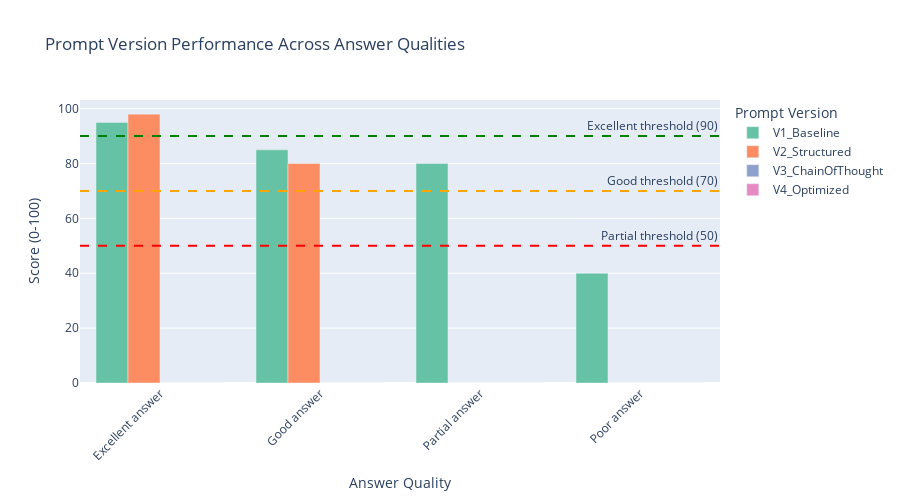

Notebook cell for this chart:
### Markdown cell above
# ============================================================
# CELL 12: Visualize Prompt Comparison
# ============================================================

### Code cell
# Create dataframe
comparison_df = pd.DataFrame(comparison_results)

# Create grouped bar chart
fig = px.bar(
    comparison_df,
    x="case",
    y="score",
    color="version",
    barmode="group",
    title="Prompt Version Performance Across Answer Qualities",
    labels={"case": "Answer Quality", "score": "Score (0-100)", "version": "Prompt Version"},
    color_discrete_sequence=px.colors.qualitative.Set2
)

# Add expected range annotations
fig.add_hline(y=90, line_dash="dash", line_color="green", 
              annotation_text="Excellent threshold (90)")
fig.add_hline(y=70, line_dash="dash", line_color="orange", 
              annotation_text="Good threshold (70)")
fig.add_hline(y=50, line_dash="dash", line_color="red", 
              annotation_text="Partial threshold (50)")

fig.update_layout(height=500, xaxis_tickangle=-45)
fig.show()

print("\n✅ Prompt comparison visualization complete")

# Calculate consistency metrics
consistency_by_version = comparison_df.groupby("version")["score"].agg(["mean", "std", "min", "max"])
consistency_by_version["range"] = consistency_by_version["max"] - consistency_by_version["min"]

print("\n" + "="*60)
print("CONSISTENCY METRICS BY PROMPT VERSION")
print("="*60)
print(consistency_by_version.round(2))

### Figure 1 — Plotly figure (JSON) as saved in the notebook; plotly's stock layout.template omitted (floating-point values rounded to 4 significant figures)
{"data": [{"alignmentgroup": "True", "hovertemplate": "Prompt Version=V1_Baseline<br>Answer Quality=%{x}<br>Score (0-100)=%{y}<extra></extra>", "legendgroup": "V1_Baseline", "marker": {"color": "rgb(102,194,165)", "pattern": {"shape": ""}}, "name": "V1_Baseline", "offsetgroup": "V1_Baseline", "orientation": "v", "showlegend": true, "textposition": "auto", "type": "bar", "x": ["Excellent answer", "Good answer", "Partial answer", "Poor answer"], "xaxis": "x", "y": [95, 85, 80, 40], "yaxis": "y"}, {"alignmentgroup": "True", "hovertemplate": "Prompt Version=V2_Structured<br>Answer Quality=%{x}<br>Score (0-100)=%{y}<extra></extra>", "legendgroup": "V2_Structured", "marker": {"color": "rgb(252,141,98)", "pattern": {"shape": ""}}, "name": "V2_Structured", "offsetgroup": "V2_Structured", "orientation": "v", "showlegend": true, "textposition": "auto", "type": "bar", "x": ["Excellent answer", "Good answer", "Partial answer", "Poor answer"], "xaxis": "x", "y": [98, 80, 0, 0], "yaxis": "y"}, {"alignmentgroup": "True", "hovertemplate": "Prompt Version=V3_ChainOfThought<br>Answer Quality=%{x}<br>Score (0-100)=%{y}<extra></extra>", "legendgroup": "V3_ChainOfThought", "marker": {"color": "rgb(141,160,203)", "pattern": {"shape": ""}}, "name": "V3_ChainOfThought", "offsetgroup": "V3_ChainOfThought", "orientation": "v", "showlegend": true, "textposition": "auto", "type": "bar", "x": ["Excellent answer", "Good answer", "Partial answer", "Poor answer"], "xaxis": "x", "y": [0, 0, 0, 0], "yaxis": "y"}, {"alignmentgroup": "True", "hovertemplate": "Prompt Version=V4_Optimized<br>Answer Quality=%{x}<br>Score (0-100)=%{y}<extra></extra>", "legendgroup": "V4_Optimized", "marker": {"color": "rgb(231,138,195)", "pattern": {"shape": ""}}, "name": "V4_Optimized", "offsetgroup": "V4_Optimized", "orientation": "v", "showlegend": true, "textposition": "auto", "type": "bar", "x": ["Excellent answer", "Good answer", "Partial answer", "Poor answer"], "xaxis": "x", "y": [0, 0, 0, 0], "yaxis": "y"}], "layout": {"annotations": [{"showarrow": false, "text": "Excellent threshold (90)", "x": 1, "xanchor": "right", "xref": "x domain", "y": 90, "yanchor": "bottom", "yref": "y"}, {"showarrow": false, "text": "Good threshold (70)", "x": 1, "xanchor": "right", "xref": "x domain", "y": 70, "yanchor": "bottom", "yref": "y"}, {"showarrow": false, "text": "Partial threshold (50)", "x": 1, "xanchor": "right", "xref": "x domain", "y": 50, "yanchor": "bottom", "yref": "y"}], "barmode": "group", "height": 500, "legend": {"title": {"text": "Prompt Version"}, "tracegroupgap": 0}, "shapes": [{"line": {"color": "green", "dash": "dash"}, "type": "line", "x0": 0, "x1": 1, "xref": "x domain", "y0": 90, "y1": 90, "yref": "y"}, {"line": {"color": "orange", "dash": "dash"}, "type": "line", "x0": 0, "x1": 1, "xref": "x domain", "y0": 70, "y1": 70, "yref": "y"}, {"line": {"color": "red", "dash": "dash"}, "type": "line", "x0": 0, "x1": 1, "xref": "x domain", "y0": 50, "y1": 50, "yref": "y"}], "title": {"text": "Prompt Version Performance Across Answer Qualities"}, "xaxis": {"anchor": "y", "domain": [0, 1], "tickangle": -45, "title": {"text": "Answer Quality"}}, "yaxis": {"anchor": "x", "domain": [0, 1], "title": {"text": "Score (0-100)"}}}}
